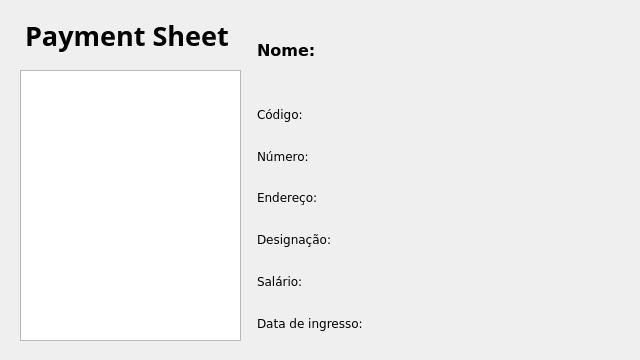
<?xml version="1.0" encoding="UTF-8"?>
<ui version="4.0">
 <class>Exihibition</class>
 <widget class="QDialog" name="Exihibition">
  <property name="geometry">
   <rect>
    <x>0</x>
    <y>0</y>
    <width>640</width>
    <height>360</height>
   </rect>
  </property>
  <property name="minimumSize">
   <size>
    <width>640</width>
    <height>360</height>
   </size>
  </property>
  <property name="maximumSize">
   <size>
    <width>640</width>
    <height>360</height>
   </size>
  </property>
  <property name="palette">
   <palette>
    <active/>
    <inactive/>
    <disabled/>
   </palette>
  </property>
  <property name="windowTitle">
   <string>Dialog</string>
  </property>
  <widget class="QLabel" name="label_LOGO">
   <property name="geometry">
    <rect>
     <x>10</x>
     <y>0</y>
     <width>241</width>
     <height>71</height>
    </rect>
   </property>
   <property name="font">
    <font>
     <family>Unispace</family>
     <pointsize>20</pointsize>
     <bold>true</bold>
    </font>
   </property>
   <property name="text">
    <string>Payment Sheet</string>
   </property>
   <property name="textFormat">
    <enum>Qt::RichText</enum>
   </property>
   <property name="scaledContents">
    <bool>false</bool>
   </property>
   <property name="indent">
    <number>15</number>
   </property>
   <property name="textInteractionFlags">
    <set>Qt::NoTextInteraction</set>
   </property>
  </widget>
  <widget class="QListWidget" name="listWidget">
   <property name="geometry">
    <rect>
     <x>20</x>
     <y>70</y>
     <width>221</width>
     <height>271</height>
    </rect>
   </property>
  </widget>
  <widget class="QWidget" name="">
   <property name="geometry">
    <rect>
     <x>257</x>
     <y>10</y>
     <width>371</width>
     <height>331</height>
    </rect>
   </property>
   <property name="font">
    <font>
     <family>Verdana</family>
    </font>
   </property>
   <layout class="QVBoxLayout" name="verticalLayout">
    <item>
     <layout class="QHBoxLayout" name="horizontalLayout">
      <item>
       <widget class="QLabel" name="label">
        <property name="sizePolicy">
         <sizepolicy hsizetype="Fixed" vsizetype="Fixed">
          <horstretch>0</horstretch>
          <verstretch>0</verstretch>
         </sizepolicy>
        </property>
        <property name="minimumSize">
         <size>
          <width>70</width>
          <height>80</height>
         </size>
        </property>
        <property name="font">
         <font>
          <family>Verdana</family>
          <pointsize>12</pointsize>
          <bold>true</bold>
         </font>
        </property>
        <property name="text">
         <string>Nome:</string>
        </property>
       </widget>
      </item>
      <item>
       <widget class="QLabel" name="label_name">
        <property name="font">
         <font>
          <family>Verdana</family>
          <pointsize>12</pointsize>
          <bold>true</bold>
         </font>
        </property>
        <property name="text">
         <string/>
        </property>
       </widget>
      </item>
     </layout>
    </item>
    <item>
     <layout class="QHBoxLayout" name="horizontalLayout_2">
      <item>
       <widget class="QLabel" name="label_2">
        <property name="sizePolicy">
         <sizepolicy hsizetype="Fixed" vsizetype="Preferred">
          <horstretch>0</horstretch>
          <verstretch>0</verstretch>
         </sizepolicy>
        </property>
        <property name="minimumSize">
         <size>
          <width>70</width>
          <height>0</height>
         </size>
        </property>
        <property name="font">
         <font>
          <family>Verdana</family>
         </font>
        </property>
        <property name="text">
         <string>Código:</string>
        </property>
       </widget>
      </item>
      <item>
       <widget class="QLabel" name="label_code">
        <property name="font">
         <font>
          <family>Verdana</family>
         </font>
        </property>
        <property name="text">
         <string/>
        </property>
       </widget>
      </item>
     </layout>
    </item>
    <item>
     <layout class="QHBoxLayout" name="horizontalLayout_3">
      <item>
       <widget class="QLabel" name="label_3">
        <property name="sizePolicy">
         <sizepolicy hsizetype="Fixed" vsizetype="Preferred">
          <horstretch>0</horstretch>
          <verstretch>0</verstretch>
         </sizepolicy>
        </property>
        <property name="minimumSize">
         <size>
          <width>70</width>
          <height>0</height>
         </size>
        </property>
        <property name="font">
         <font>
          <family>Verdana</family>
         </font>
        </property>
        <property name="text">
         <string>Número:</string>
        </property>
       </widget>
      </item>
      <item>
       <widget class="QLabel" name="label_phoneNumber">
        <property name="font">
         <font>
          <family>Verdana</family>
         </font>
        </property>
        <property name="text">
         <string/>
        </property>
       </widget>
      </item>
     </layout>
    </item>
    <item>
     <layout class="QHBoxLayout" name="horizontalLayout_4">
      <item>
       <widget class="QLabel" name="label_4">
        <property name="sizePolicy">
         <sizepolicy hsizetype="Fixed" vsizetype="Preferred">
          <horstretch>0</horstretch>
          <verstretch>0</verstretch>
         </sizepolicy>
        </property>
        <property name="minimumSize">
         <size>
          <width>70</width>
          <height>0</height>
         </size>
        </property>
        <property name="font">
         <font>
          <family>Verdana</family>
         </font>
        </property>
        <property name="text">
         <string>Endereço:</string>
        </property>
       </widget>
      </item>
      <item>
       <widget class="QLabel" name="label_adress">
        <property name="font">
         <font>
          <family>Verdana</family>
         </font>
        </property>
        <property name="text">
         <string/>
        </property>
       </widget>
      </item>
     </layout>
    </item>
    <item>
     <layout class="QHBoxLayout" name="horizontalLayout_5">
      <item>
       <widget class="QLabel" name="label_5">
        <property name="sizePolicy">
         <sizepolicy hsizetype="Fixed" vsizetype="Preferred">
          <horstretch>0</horstretch>
          <verstretch>0</verstretch>
         </sizepolicy>
        </property>
        <property name="minimumSize">
         <size>
          <width>70</width>
          <height>0</height>
         </size>
        </property>
        <property name="font">
         <font>
          <family>Verdana</family>
         </font>
        </property>
        <property name="text">
         <string>Designação:</string>
        </property>
       </widget>
      </item>
      <item>
       <widget class="QLabel" name="label_designation">
        <property name="font">
         <font>
          <family>Verdana</family>
         </font>
        </property>
        <property name="text">
         <string/>
        </property>
       </widget>
      </item>
     </layout>
    </item>
    <item>
     <layout class="QHBoxLayout" name="horizontalLayout_6">
      <item>
       <widget class="QLabel" name="label_6">
        <property name="sizePolicy">
         <sizepolicy hsizetype="Fixed" vsizetype="Preferred">
          <horstretch>0</horstretch>
          <verstretch>0</verstretch>
         </sizepolicy>
        </property>
        <property name="minimumSize">
         <size>
          <width>70</width>
          <height>0</height>
         </size>
        </property>
        <property name="font">
         <font>
          <family>Verdana</family>
         </font>
        </property>
        <property name="text">
         <string>Salário:</string>
        </property>
       </widget>
      </item>
      <item>
       <widget class="QLabel" name="label_Salary">
        <property name="font">
         <font>
          <family>Verdana</family>
         </font>
        </property>
        <property name="text">
         <string/>
        </property>
       </widget>
      </item>
     </layout>
    </item>
    <item>
     <layout class="QHBoxLayout" name="horizontalLayout_7">
      <item>
       <widget class="QLabel" name="label_7">
        <property name="sizePolicy">
         <sizepolicy hsizetype="Fixed" vsizetype="Preferred">
          <horstretch>0</horstretch>
          <verstretch>0</verstretch>
         </sizepolicy>
        </property>
        <property name="minimumSize">
         <size>
          <width>70</width>
          <height>0</height>
         </size>
        </property>
        <property name="font">
         <font>
          <family>Verdana</family>
         </font>
        </property>
        <property name="text">
         <string>Data de ingresso:</string>
        </property>
       </widget>
      </item>
      <item>
       <widget class="QLabel" name="label_date">
        <property name="font">
         <font>
          <family>Verdana</family>
         </font>
        </property>
        <property name="text">
         <string/>
        </property>
       </widget>
      </item>
     </layout>
    </item>
   </layout>
  </widget>
 </widget>
 <resources/>
 <connections/>
</ui>
